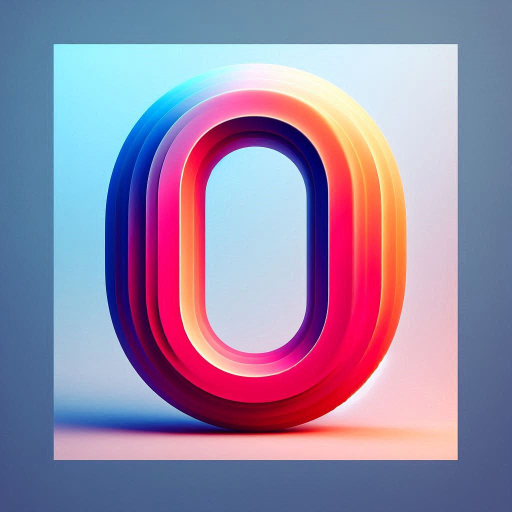
#> input picture P3/dataset/test/0/504065_0_10.jpeg, 1024 x 1024 px, given in place of the camera (shown at 1/2 size)
$ jupyter execute --allow-errors 'A3.2 504065.ipynb'   (text cells are left out)
#> lines starting #> are read from the running program, lines starting #| are printed output that depends on the picture; after the words box and inside, x2 and y2 are one past the last pixel; in counts of white or black regions, pixels touching at a corner belong together
#> further down, frame is the input picture: shape (1024, 1024, 3); mean B, G, R 167.5, 135.7, 151.4
#> `gray = cv2.cvtColor(frame_gamma, cv2.COLOR_BGR2GRAY)`:
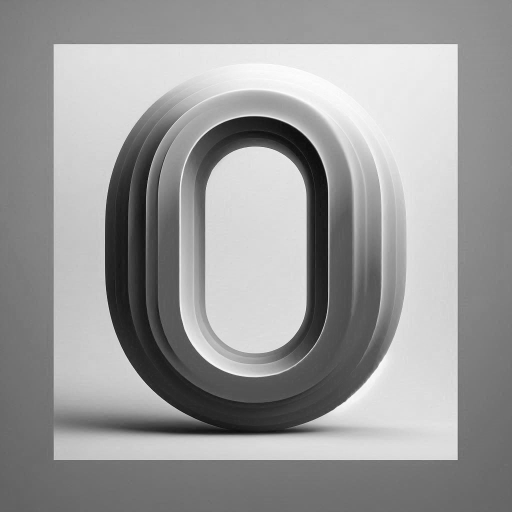
#> gray: shape (1024, 1024) (shown at 1/2 size); min 6, max 255, mean 154
#> `gray_clahe = clahe.apply(gray)`:
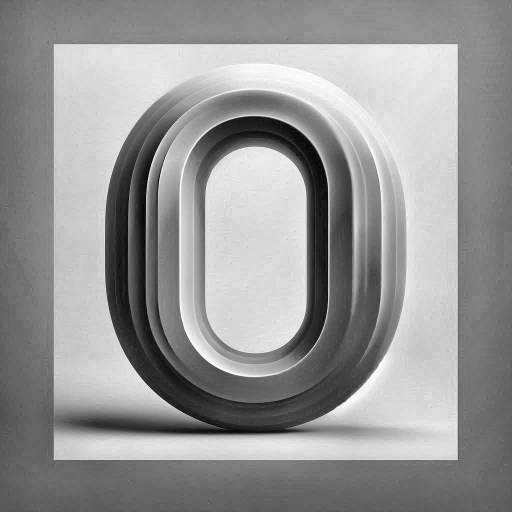
#> gray_clahe: shape (1024, 1024) (shown at 1/2 size); min 3, max 255, mean 149.9
#> `thresh = cv2.adaptiveThreshold( blur, 255, cv2.ADAPTIVE_THRESH_GAUSSIA..`:
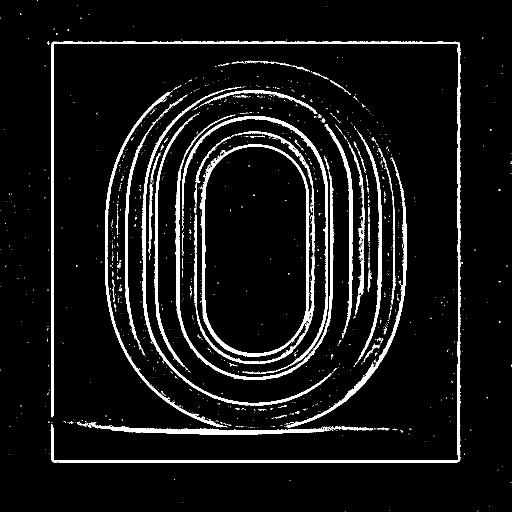
#> thresh: shape (1024, 1024) (shown at 1/2 size); 7.1% white; 1177 white regions (1106 under 20 px)
#> `contours, _ = cv2.findContours( thresh, cv2.RETR_EXTERNAL, cv2.CHAIN_A..`: contours = 1156 contours, 1113 with area under 20; largest, box (x1, y1, x2, y2) and area: (389, 288, 630, 728) 82883, (101, 80, 922, 926) 12228, (350, 229, 668, 760) 4769, (282, 173, 663, 811) 4224, (364, 232, 656, 748) 3928
[cell 1]
import numpy as np
import matplotlib.pyplot as plt
import tensorflow as tf
from tensorflow.keras.datasets import mnist
from tensorflow.keras.models import Sequential
from tensorflow.keras.layers import Dense, Flatten, Dropout
from tensorflow.keras.utils import to_categorical
import cv2
import random

#> (a cell that did not finish here is left out)

#> (a cell that did not finish here is left out)

#> (a cell that did not finish here is left out)

#> (a cell that did not finish here is left out)

[cell 6]
# Mejoras al sistema
from tensorflow.keras.layers import Dropout
from tensorflow.keras.regularizers import l2
from tensorflow.keras.preprocessing.image import ImageDataGenerator

# Nuevo modelo mejorado
#> (the rest of this cell did not finish here and is left out)

[cell 7]
cap = cv2.VideoCapture(1)
print("Presiona 'q' para salir")

# Crear CLAHE para ecualización local adaptativa
clahe = cv2.createCLAHE(clipLimit=2.0, tileGridSize=(8,8))

#> (the rest of this cell did not finish here and is left out)

$ run again, on P3/dataset/test/0/504065_0_5.jpeg
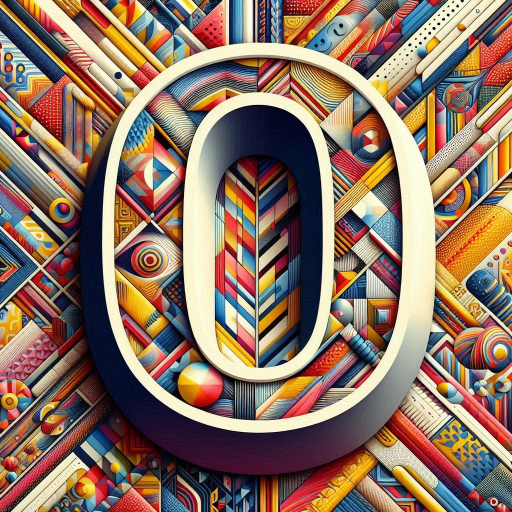
#> input picture P3/dataset/test/0/504065_0_5.jpeg, 1024 x 1024 px, given in place of the camera (shown at 1/2 size)
#> frame is the input picture: shape (1024, 1024, 3); mean B, G, R 99.1, 115.1, 141.3
#> `gray_clahe = clahe.apply(gray)`:
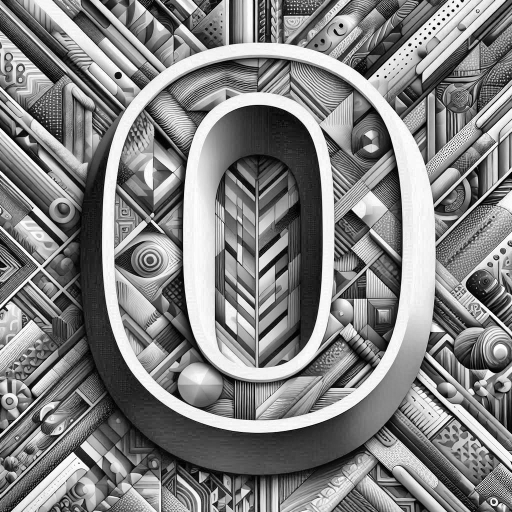
#> gray_clahe: shape (1024, 1024) (shown at 1/2 size); min 0, max 255, mean 130.8
#> `thresh = cv2.adaptiveThreshold( blur, 255, cv2.ADAPTIVE_THRESH_GAUSSIA..`:
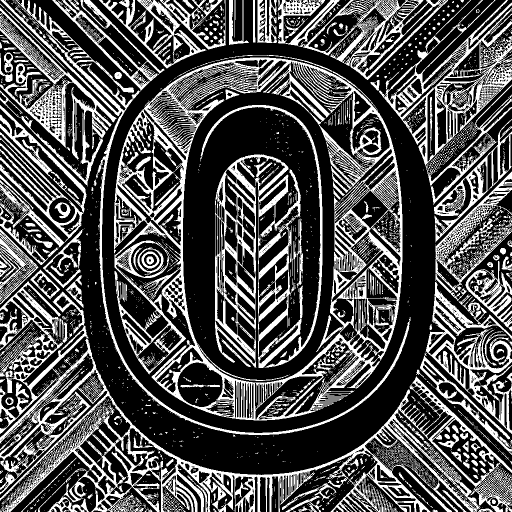
#> thresh: shape (1024, 1024) (shown at 1/2 size); 31.8% white; 3655 white regions (3230 under 20 px)
#> contours = 2236 contours, 2097 with area under 20; largest, box (x1, y1, x2, y2) and area: (228, 110, 805, 841) 339918, (0, 562, 1024, 1024) 97789, (758, 0, 1024, 331) 34432, (851, 343, 1024, 868) 24106, (555, 0, 896, 160) 23338
